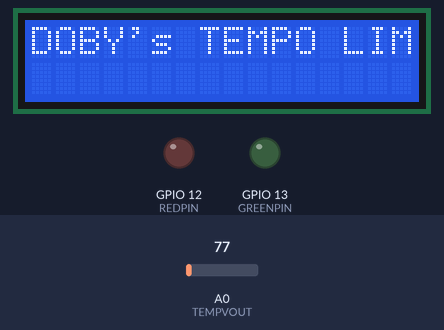
Recording of a sketch running on a simulated ESP8266 (NodeMCU). Shown: 16×2 character LCD, output pins drawn as LEDs (lit = HIGH). Inputs (shaded band) come from the test bench; at power-on: A0 (TEMPVOUT) = 77. WiFi joins after 1.5 s; servers stay silent unless stated; uploads are accepted with an empty reply; what the sketch prints to the serial monitor is not drawn.

Above: at 1.3 s.
1.4 s: A0 (TEMPVOUT) set to 90
At 3.0 s:
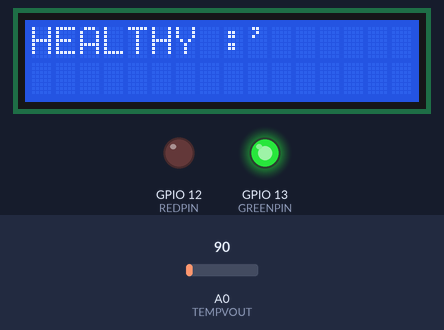
11.8 s: A0 (TEMPVOUT) set to 107
At 15.8 s:
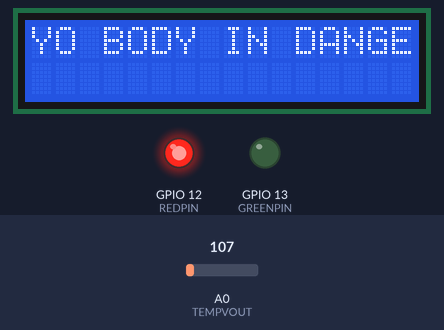
22.2 s: A0 (TEMPVOUT) set to 92
At 26.7 s:
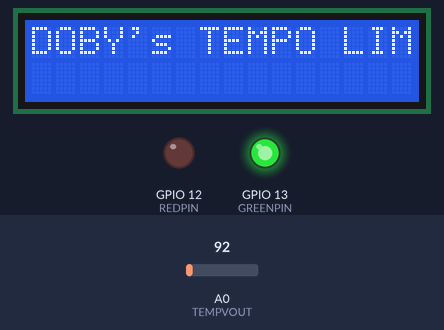
32.6 s: A0 (TEMPVOUT) set to 130
At 39.5 s:
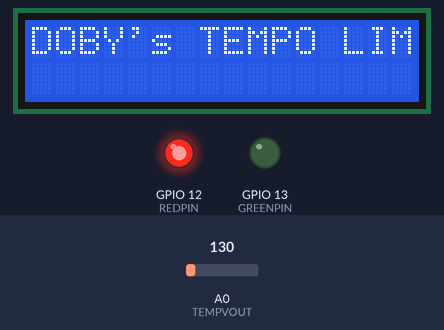
Timing chart, 0 to 41.0 s (numbered marks = the images above; inputs shaded):
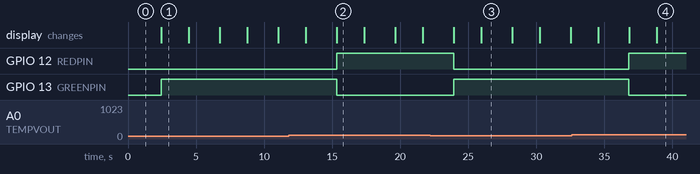

Measured:
- the behaviour switches between 83 and 84 on A0 (TEMPVOUT) (found by bisection; images 0 and 1)
- after the input at 1.4 s, GPIO 12 (REDPIN): stays LOW (without the input it goes to HIGH after 1.0 s); GPIO 13 (GREENPIN): LOW → HIGH after 1.0 s; the display: changes after 1.1 s (image 1)
- after the input at 11.8 s, GPIO 12 (REDPIN): LOW → HIGH after 3.5 s; GPIO 13 (GREENPIN): HIGH → LOW after 3.5 s; the display: first differs from a run without the input after 3.5 s (image 2)
- after the input at 22.2 s, GPIO 12 (REDPIN): HIGH → LOW after 1.7 s; GPIO 13 (GREENPIN): LOW → HIGH after 1.7 s; the display: first changes after 1.7 s (image 3 shows a later state)
- after the input at 32.6 s, GPIO 12 (REDPIN): LOW → HIGH after 4.2 s; GPIO 13 (GREENPIN): HIGH → LOW after 4.2 s; the display: first differs from a run without the input after 4.2 s (image 4 shows a later state)
- what the display in image 1 shows lasts 2.0 s, from 2.5 s to 4.5 s
- what the display in image 3 shows lasts 2.2 s, from 26.0 s to 28.2 s

The sketch:

tempWeb.ino
```cpp
//Libraries
#include<LiquidCrystal_I2C.h>
#include <ESP8266WiFi.h>

// Needed variables
#define REDPIN 12
#define GREENPIN 13
#define TEMPVOUT A0

int lcdColumns = 16;
int lcdRows = 2;
WiFiClient wifiClient;

LiquidCrystal_I2C lcd(0x27, lcdColumns, lcdRows);

void setup() {

    Serial.begin(9600);

    Serial.println("================================");
    Serial.println("===== DOBY's TEMPO LIMITED =====");
    Serial.println("================================");

    // LEDs
    pinMode(REDPIN, OUTPUT);
    pinMode(GREENPIN, OUTPUT);

    // LCD
    lcd.begin(5,4);
    lcd.init();
    lcd.backlight();

    // SETUP WiFi
     WiFi.begin("RCA-WiFi", "rca@2019");
}

void loop() {

  // Write to LCD

  lcd.setCursor(0,0);
  lcd.print("DOBY's TEMPO LIMITED");
  delay(2000);

  // Read Temperature Meter
  int analogValue = analogRead(TEMPVOUT);
  float millivolts = (analogValue/1024.0) * 3300; //3300 is the voltage provided by NodeMCU
  float celsius = millivolts/10;

  Serial.print("Degrees RED=   ");
  Serial.println(celsius);

  String mData="";
  String dummy_device = "tibigi";
  String dummy_distance = "working cm";
  mData = "device="+dummy_device+"&distance="+(String)celsius;

  sendData(80, "insecure.benax.rw", "/iot/" , mData);

  if(celsius < 27 || celsius > 30 ){
    // Turn on RED LED
    digitalWrite(REDPIN, HIGH);
    // Turn off GREEN LED
    digitalWrite(GREENPIN, LOW);

    lcd.clear();
    lcd.setCursor(0,0);
    lcd.print("YO BODY IN DANGER");


  }else{
    // Turn on RED LED
    digitalWrite(REDPIN, LOW);
    // Turn off GREEN LED
    digitalWrite(GREENPIN, HIGH);

    lcd.clear();
    lcd.setCursor(0,0);
    lcd.print("HEALTHY :'");
  }

  delay(2000);

}


void sendData(const int httpPort, const char* host,const char* filepath , String data){

  wifiClient.connect(host, httpPort);

  wifiClient.println("POST "+(String)filepath+" HTTP/1.1");
  wifiClient.println("Host: " + (String)host);
  wifiClient.println("User-Agent: ESP8266/1.0");
  wifiClient.println("Content-Type: application/x-www-form-urlencoded");
  wifiClient.println("Content-Length: " +(String)data.length());
  wifiClient.println();
  wifiClient.print(data);

  Serial.println("Response: " + wifiClient.readStringUntil('\n'));

}
```
